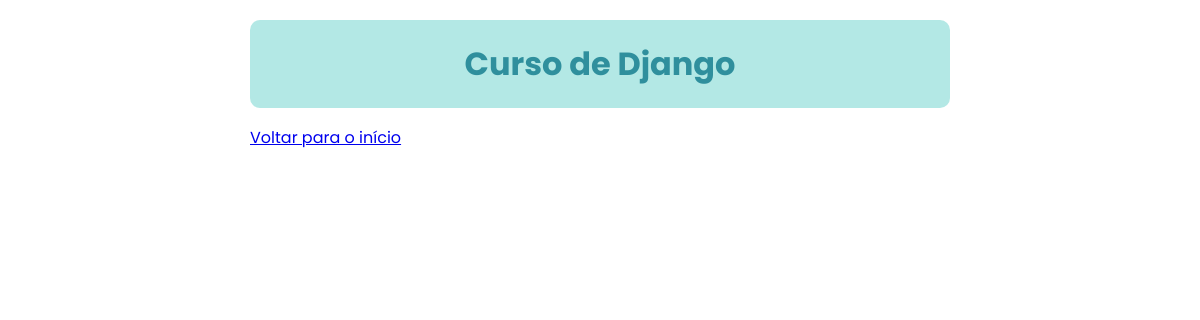
Before: /scoreboard/list/team/ with the older database file.
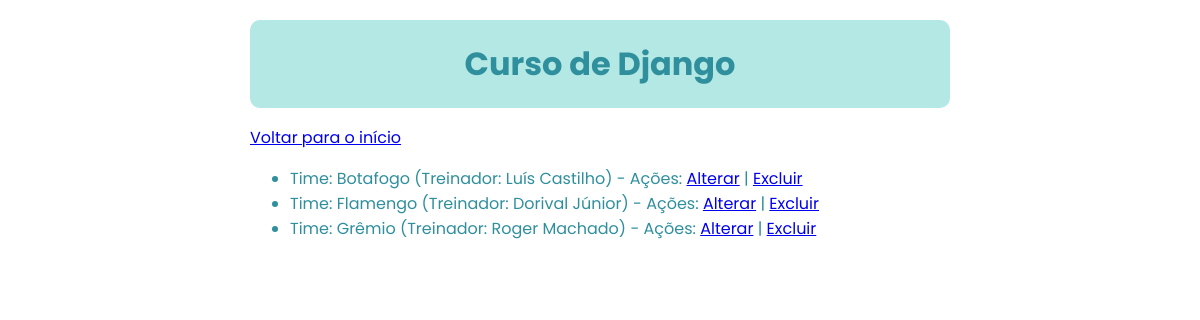
After: the same page with the newer database file.
### scoreboard/models.py (models this page shows, shortened)
class Team(models.Model):
    name = models.CharField(max_length=100,primary_key=True)
    coach = models.CharField(max_length=150,null=True,blank=True)
    class Meta:
      ordering = ["name"]
      verbose_name = "Time"
      verbose_name_plural = "Times"

### scoreboard/views.py (the view)
# urls.py: path('list/team/', list_team, name="list_team"),
def list_team(request):
    teams = Team.objects.all()
    context = {
        'teams': teams
    }
    return render(request, 'scoreboard/list-team.html', context)

### scoreboard/templates/scoreboard/list-team.html (shortened to what this page needs)
{% extends "greeting.html" %}
{% block content %}
<p> <a href="/">Voltar para o início</a></p>
<div id="list">
    <ul>
    {% for team in teams %}
        <li>Time: {{ team.name }} {% if team.coach %}(Treinador: {{ team.coach }}) {% endif %}  - Ações: <a href="{% url 'scoreboard:change_team' team.name %}">Alterar</a> | <a href="{% url 'scoreboard:remove_team' team.name %}">Excluir</a> </li>
    {% endfor %}
    </ul>
</div>
{% endblock %}

Changed rows visible on the page:
added Team: name "Botafogo", coach "Luís Castilho"
added Team: name "Flamengo", coach "Dorival Júnior"
added Team: name "Grêmio", coach "Roger Machado"
